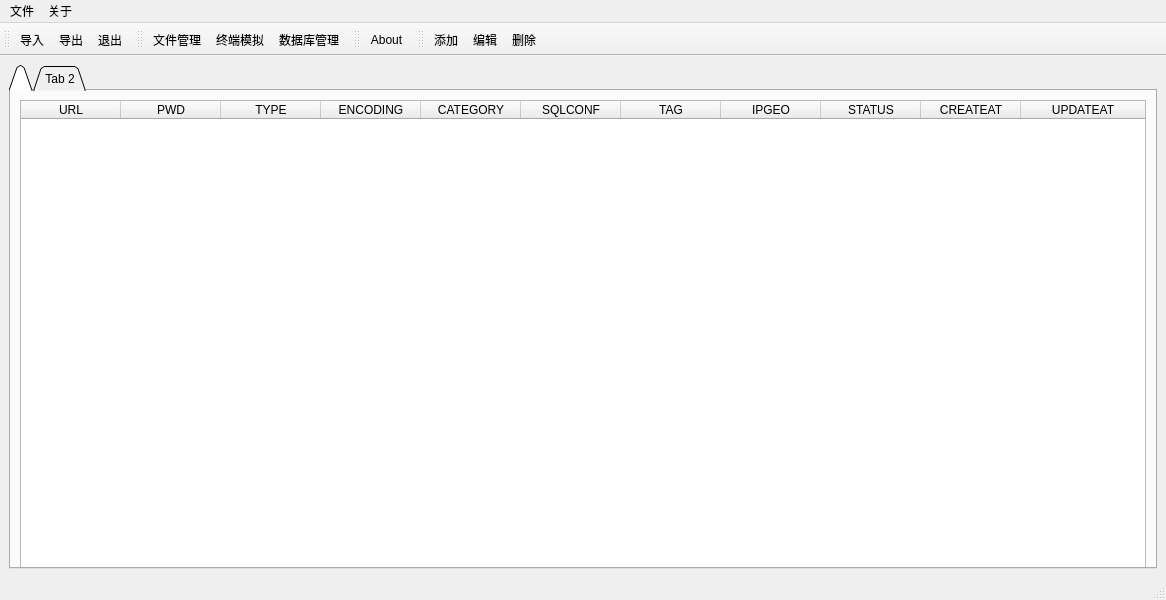
<?xml version="1.0" encoding="UTF-8"?>
<ui version="4.0">
 <class>MainWindow</class>
 <widget class="QMainWindow" name="MainWindow">
  <property name="geometry">
   <rect>
    <x>0</x>
    <y>0</y>
    <width>1166</width>
    <height>600</height>
   </rect>
  </property>
  <property name="sizePolicy">
   <sizepolicy hsizetype="Expanding" vsizetype="Expanding">
    <horstretch>0</horstretch>
    <verstretch>0</verstretch>
   </sizepolicy>
  </property>
  <property name="minimumSize">
   <size>
    <width>950</width>
    <height>600</height>
   </size>
  </property>
  <property name="windowTitle">
   <string>MainWindow</string>
  </property>
  <widget class="QWidget" name="centralwidget">
   <layout class="QVBoxLayout" name="verticalLayout">
    <item>
     <widget class="QTabWidget" name="tabWidget">
      <property name="autoFillBackground">
       <bool>true</bool>
      </property>
      <property name="tabShape">
       <enum>QTabWidget::Triangular</enum>
      </property>
      <property name="currentIndex">
       <number>0</number>
      </property>
      <property name="tabsClosable">
       <bool>false</bool>
      </property>
      <property name="tabBarAutoHide">
       <bool>false</bool>
      </property>
      <widget class="QWidget" name="tab">
       <attribute name="icon">
        <iconset>
         <normaloff>:/test/ui/resources/img/process.png</normaloff>:/test/ui/resources/img/process.png</iconset>
       </attribute>
       <attribute name="title">
        <string/>
       </attribute>
       <attribute name="toolTip">
        <string>Home</string>
       </attribute>
       <attribute name="whatsThis">
        <string>Home Table</string>
       </attribute>
       <layout class="QVBoxLayout" name="verticalLayout_2">
        <item>
         <widget class="QTableWidget" name="mainTable">
          <property name="sizePolicy">
           <sizepolicy hsizetype="Expanding" vsizetype="Expanding">
            <horstretch>0</horstretch>
            <verstretch>0</verstretch>
           </sizepolicy>
          </property>
          <property name="minimumSize">
           <size>
            <width>901</width>
            <height>501</height>
           </size>
          </property>
          <property name="contextMenuPolicy">
           <enum>Qt::CustomContextMenu</enum>
          </property>
          <property name="sizeAdjustPolicy">
           <enum>QAbstractScrollArea::AdjustToContents</enum>
          </property>
          <property name="sortingEnabled">
           <bool>true</bool>
          </property>
          <attribute name="horizontalHeaderCascadingSectionResizes">
           <bool>true</bool>
          </attribute>
          <attribute name="horizontalHeaderStretchLastSection">
           <bool>true</bool>
          </attribute>
          <column>
           <property name="text">
            <string>URL</string>
           </property>
          </column>
          <column>
           <property name="text">
            <string>PWD</string>
           </property>
          </column>
          <column>
           <property name="text">
            <string>TYPE</string>
           </property>
          </column>
          <column>
           <property name="text">
            <string>ENCODING</string>
           </property>
          </column>
          <column>
           <property name="text">
            <string>CATEGORY</string>
           </property>
          </column>
          <column>
           <property name="text">
            <string>SQLCONF</string>
           </property>
          </column>
          <column>
           <property name="text">
            <string>TAG</string>
           </property>
          </column>
          <column>
           <property name="text">
            <string>IPGEO</string>
           </property>
          </column>
          <column>
           <property name="text">
            <string>STATUS</string>
           </property>
          </column>
          <column>
           <property name="text">
            <string>CREATEAT</string>
           </property>
          </column>
          <column>
           <property name="text">
            <string>UPDATEAT</string>
           </property>
          </column>
         </widget>
        </item>
       </layout>
      </widget>
      <widget class="QWidget" name="tab_2">
       <attribute name="title">
        <string>Tab 2</string>
       </attribute>
      </widget>
     </widget>
    </item>
   </layout>
  </widget>
  <widget class="QStatusBar" name="statusbar"/>
  <widget class="QToolBar" name="toolBar_file">
   <property name="windowTitle">
    <string>toolBar</string>
   </property>
   <attribute name="toolBarArea">
    <enum>TopToolBarArea</enum>
   </attribute>
   <attribute name="toolBarBreak">
    <bool>false</bool>
   </attribute>
   <addaction name="action_import"/>
   <addaction name="action_export"/>
   <addaction name="action_quit"/>
  </widget>
  <widget class="QToolBar" name="toolBar_action">
   <property name="windowTitle">
    <string>toolBar_2</string>
   </property>
   <attribute name="toolBarArea">
    <enum>TopToolBarArea</enum>
   </attribute>
   <attribute name="toolBarBreak">
    <bool>false</bool>
   </attribute>
   <addaction name="action_file"/>
   <addaction name="action_cmd"/>
   <addaction name="action_data"/>
  </widget>
  <widget class="QToolBar" name="toolBar_about">
   <property name="windowTitle">
    <string>toolBar_3</string>
   </property>
   <attribute name="toolBarArea">
    <enum>TopToolBarArea</enum>
   </attribute>
   <attribute name="toolBarBreak">
    <bool>false</bool>
   </attribute>
   <addaction name="action_about"/>
  </widget>
  <widget class="QMenuBar" name="menubar">
   <property name="geometry">
    <rect>
     <x>0</x>
     <y>0</y>
     <width>1166</width>
     <height>23</height>
    </rect>
   </property>
   <widget class="QMenu" name="menu_file">
    <property name="title">
     <string>文件</string>
    </property>
    <addaction name="action_import"/>
    <addaction name="action_export"/>
    <addaction name="separator"/>
    <addaction name="action_quit"/>
   </widget>
   <widget class="QMenu" name="menu_about">
    <property name="title">
     <string>关于</string>
    </property>
    <addaction name="action_about"/>
   </widget>
   <addaction name="menu_file"/>
   <addaction name="menu_about"/>
  </widget>
  <widget class="QToolBar" name="toolBar">
   <property name="windowTitle">
    <string>toolBar</string>
   </property>
   <attribute name="toolBarArea">
    <enum>TopToolBarArea</enum>
   </attribute>
   <attribute name="toolBarBreak">
    <bool>false</bool>
   </attribute>
   <addaction name="action_add"/>
   <addaction name="action_edit"/>
   <addaction name="action_del"/>
  </widget>
  <action name="action_import">
   <property name="icon">
    <iconset resource="../../resource.qrc">
     <normaloff>:/test/ui/images/import.png</normaloff>:/test/ui/images/import.png</iconset>
   </property>
   <property name="text">
    <string>导入</string>
   </property>
  </action>
  <action name="action_export">
   <property name="icon">
    <iconset resource="../../resource.qrc">
     <normaloff>:/test/ui/images/export.png</normaloff>:/test/ui/images/export.png</iconset>
   </property>
   <property name="text">
    <string>导出</string>
   </property>
  </action>
  <action name="action_quit">
   <property name="icon">
    <iconset resource="../../resource.qrc">
     <normaloff>:/test/ui/images/power_exit.png</normaloff>:/test/ui/images/power_exit.png</iconset>
   </property>
   <property name="text">
    <string>退出</string>
   </property>
  </action>
  <action name="action_file">
   <property name="icon">
    <iconset resource="../../resource.qrc">
     <normaloff>:/test/ui/images/folder.png</normaloff>:/test/ui/images/folder.png</iconset>
   </property>
   <property name="text">
    <string>文件管理</string>
   </property>
   <property name="shortcut">
    <string>Ctrl+Shift+F</string>
   </property>
  </action>
  <action name="action_cmd">
   <property name="icon">
    <iconset resource="../../resource.qrc">
     <normaloff>:/test/ui/images/terminal.png</normaloff>:/test/ui/images/terminal.png</iconset>
   </property>
   <property name="text">
    <string>终端模拟</string>
   </property>
   <property name="shortcut">
    <string>Ctrl+Shift+C</string>
   </property>
  </action>
  <action name="action_data">
   <property name="icon">
    <iconset resource="../../resource.qrc">
     <normaloff>:/test/ui/images/process.png</normaloff>:/test/ui/images/process.png</iconset>
   </property>
   <property name="text">
    <string>数据库管理</string>
   </property>
   <property name="shortcut">
    <string>Ctrl+Shift+D</string>
   </property>
  </action>
  <action name="action_about">
   <property name="icon">
    <iconset resource="../../resource.qrc">
     <normaloff>:/test/ui/images/restart1.png</normaloff>:/test/ui/images/restart1.png</iconset>
   </property>
   <property name="text">
    <string> About</string>
   </property>
   <property name="toolTip">
    <string>关于</string>
   </property>
  </action>
  <action name="action_add">
   <property name="icon">
    <iconset resource="../../resource.qrc">
     <normaloff>:/test/ui/images/add.png</normaloff>:/test/ui/images/add.png</iconset>
   </property>
   <property name="text">
    <string>添加</string>
   </property>
   <property name="toolTip">
    <string>添加Shell</string>
   </property>
   <property name="shortcut">
    <string>Ctrl+Shift+A</string>
   </property>
  </action>
  <action name="action_edit">
   <property name="icon">
    <iconset resource="../../resource.qrc">
     <normaloff>:/test/ui/images/edit.png</normaloff>:/test/ui/images/edit.png</iconset>
   </property>
   <property name="text">
    <string>编辑</string>
   </property>
   <property name="toolTip">
    <string>编辑Shell</string>
   </property>
   <property name="shortcut">
    <string>Ctrl+Shift+E</string>
   </property>
  </action>
  <action name="action_del">
   <property name="icon">
    <iconset resource="../../resource.qrc">
     <normaloff>:/test/ui/images/delete.png</normaloff>:/test/ui/images/delete.png</iconset>
   </property>
   <property name="text">
    <string>删除</string>
   </property>
   <property name="toolTip">
    <string>删除Shell</string>
   </property>
   <property name="shortcut">
    <string>Ctrl+Shift+R</string>
   </property>
  </action>
 </widget>
 <resources>
  <include location="../../resource.qrc"/>
 </resources>
 <connections/>
</ui>
